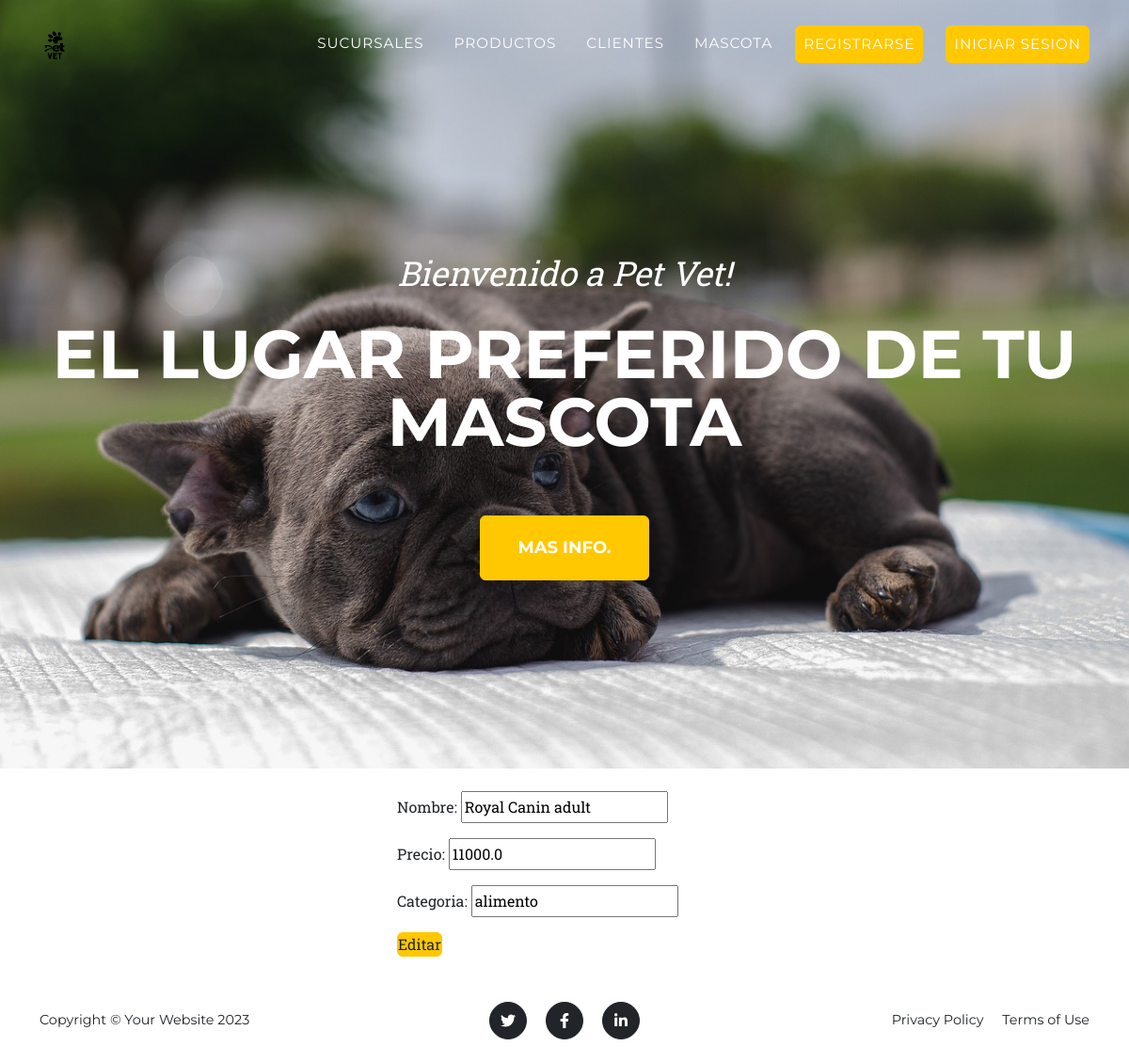
The page /editar-prodcuto/1 on the database its author committed.
### app_vete/models.py (models this page shows, shortened)
class Producto(models.Model):
    nombre = models.CharField(max_length=100)
    precio = models.FloatField()
    categoria = models.CharField(max_length=50)
    descripcion = models.TextField(null=True)

### app_vete/views.py (the view)
# urls.py: path('editar-prodcuto/<int:id>', views.editar_producto, name = "editar-producto"),
def editar_producto(request, id):
    producto = Producto.objects.get(id=id)
    if request.method == "POST":
        producto_form = ProductoFormulario(request.POST)
        if producto_form.is_valid():
            info_limpia = producto_form.cleaned_data
            producto.nombre = info_limpia["nombre"]
            producto.precio = info_limpia["precio"]
            producto.categoria = info_limpia["categoria"]
            producto.save()
        return redirect("producto")
    else:
        producto = Producto.objects.get(id=id)
        producto_form = ProductoFormulario(initial={"nombre": producto.nombre, "precio": producto.precio , "categoria": producto.categoria})
    return render(request, "app_vete/forms/editar-producto.html", {"producto_form": producto_form})

### app_vete/forms.py
class ProductoFormulario(forms.Form):
    nombre = forms.CharField(max_length=100)
    precio = forms.FloatField()
    categoria = forms.CharField(max_length=50)
    descipcion = forms.TextInput()

### app_vete/templates/app_vete/forms/editar-producto.html (shortened to what this page needs)
{% extends "app_vete/base.html" %}
{% load static %}
{% block content %}
<div class="container my-4">
    <div class="row justify-content-center">
        <div class="col-4">
            <form method="post">
                {{ producto_form.as_p }}
                <button class="nav-link btn btn-primary" type="submit">Editar</button>
            </form>
        </div>
    </div>
</div>
{% endblock %}

### rows shown on the page
Producto: nombre "Royal Canin adult", precio "11000.0", categoria "alimento"
